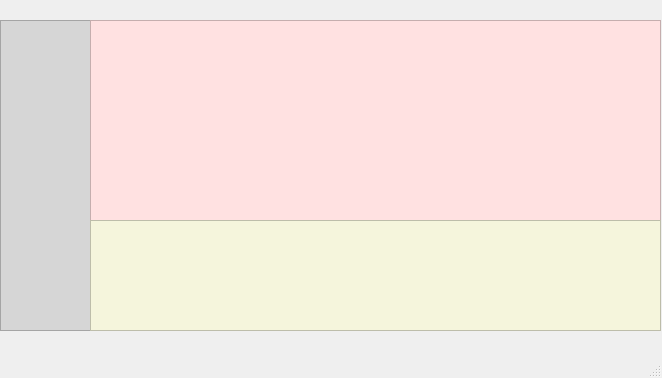
<?xml version="1.0" encoding="UTF-8"?>
<ui version="4.0">
 <class>MainWindow</class>
 <widget class="QMainWindow" name="MainWindow">
  <property name="geometry">
   <rect>
    <x>0</x>
    <y>0</y>
    <width>662</width>
    <height>378</height>
   </rect>
  </property>
  <property name="minimumSize">
   <size>
    <width>662</width>
    <height>378</height>
   </size>
  </property>
  <property name="windowTitle">
   <string>MainWindow</string>
  </property>
  <widget class="QWidget" name="centralwidget">
   <widget class="QListWidget" name="listWidget">
    <property name="geometry">
     <rect>
      <x>0</x>
      <y>20</y>
      <width>91</width>
      <height>311</height>
     </rect>
    </property>
    <property name="styleSheet">
     <string notr="true">QWidget{
	font:9pt &quot;Arial Black&quot;;
	font-family: Source Sans Pro; 
    font-weight: bold; 
    background-color:rgb(214,214,214);
    color:rgb(255,0,100);
}</string>
    </property>
   </widget>
   <widget class="QTextBrowser" name="textBrowser">
    <property name="geometry">
     <rect>
      <x>90</x>
      <y>20</y>
      <width>571</width>
      <height>201</height>
     </rect>
    </property>
    <property name="styleSheet">
     <string notr="true">QWidget{
	color:rgb(150,0,150);
	font:12pt &quot;Arial Black&quot;;
    background-color:rgb(255,225,225);
	font-family: Source Sans Pro; 
    font-weight: bold; 
}</string>
    </property>
   </widget>
   <widget class="QTextEdit" name="textEdit">
    <property name="geometry">
     <rect>
      <x>90</x>
      <y>220</y>
      <width>571</width>
      <height>111</height>
     </rect>
    </property>
    <property name="styleSheet">
     <string notr="true">QWidget{
	font:12pt &quot;Arial Black&quot;;
	font-family: Source Sans Pro; 
    font-weight: bold; 
    background-color:beige;
    color:rgb(150,0,150);
}
</string>
    </property>
   </widget>
  </widget>
  <widget class="QMenuBar" name="menubar">
   <property name="geometry">
    <rect>
     <x>0</x>
     <y>0</y>
     <width>662</width>
     <height>23</height>
    </rect>
   </property>
  </widget>
  <widget class="QStatusBar" name="statusbar"/>
 </widget>
 <resources/>
 <connections/>
</ui>
